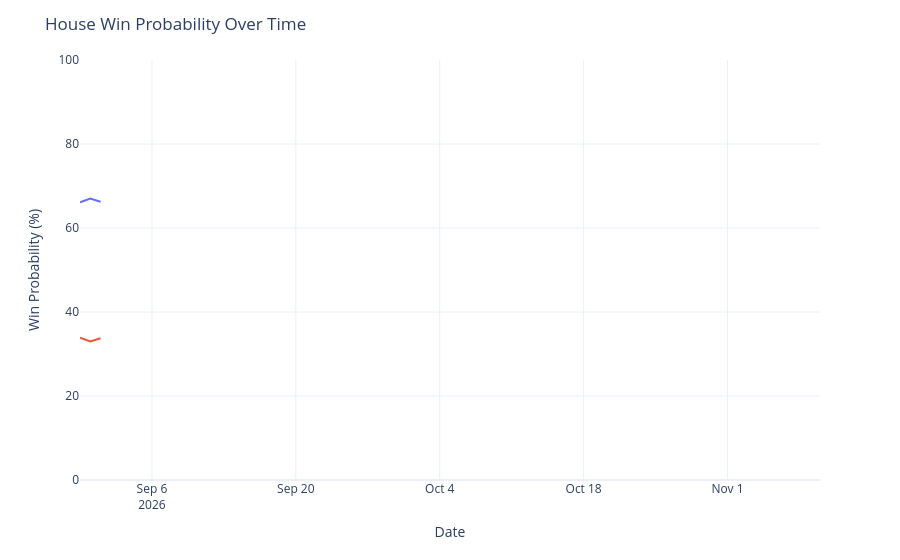

The notebook cell saved with this chart:
### Code cell
chance_over_time = output_ts[(output_ts['geo'] == 'US House') &
                             (output_ts['type'] == 'chance')]
chance_over_time['rep_chance'] = chance_over_time['y'].map(lambda x: 100 - x)
chance_over_time = chance_over_time.rename({'y': 'Democrats', 'rep_chance': 'Republicans'}, axis=1)
chance_time_ser = px.line(chance_over_time, x='date', y=['Democrats', 'Republicans'], template='plotly_white')
chance_time_ser.update_traces(hovertemplate="%{y:.1f}%")
chance_time_ser.update_layout(
    xaxis=dict(range=[pd.to_datetime('2026-08-30'), pd.to_datetime('2026-11-10')]),
    yaxis=dict(range=[0, 100]),
    xaxis_title='Date',
    yaxis_title='Win Probability (%)',
    title=dict(text="House Win Probability Over Time"),
    hovermode="x",
    showlegend=False
)
chance_time_ser

### Figure 1 — Plotly figure (JSON) as saved in the notebook; plotly's stock layout.template omitted (floating-point values rounded to 4 significant figures)
{"data": [{"hovertemplate": "%{y:.1f}%", "legendgroup": "Democrats", "line": {"color": "#636efa", "dash": "solid"}, "marker": {"symbol": "circle"}, "mode": "lines", "name": "Democrats", "orientation": "v", "showlegend": true, "type": "scatter", "x": ["2026-08-30", "2026-08-31", "2026-09-01"], "xaxis": "x", "y": [66.12, 67.02, 66.25], "yaxis": "y"}, {"hovertemplate": "%{y:.1f}%", "legendgroup": "Republicans", "line": {"color": "#EF553B", "dash": "solid"}, "marker": {"symbol": "circle"}, "mode": "lines", "name": "Republicans", "orientation": "v", "showlegend": true, "type": "scatter", "x": ["2026-08-30", "2026-08-31", "2026-09-01"], "xaxis": "x", "y": [33.88, 32.98, 33.75], "yaxis": "y"}], "layout": {"hovermode": "x", "legend": {"title": {"text": "variable"}, "tracegroupgap": 0}, "margin": {"t": 60}, "showlegend": false, "title": {"text": "House Win Probability Over Time"}, "xaxis": {"anchor": "y", "domain": [0, 1], "range": ["2026-08-30T00:00:00", "2026-11-10T00:00:00"], "title": {"text": "Date"}}, "yaxis": {"anchor": "x", "domain": [0, 1], "range": [0, 100], "title": {"text": "Win Probability (%)"}}}}
